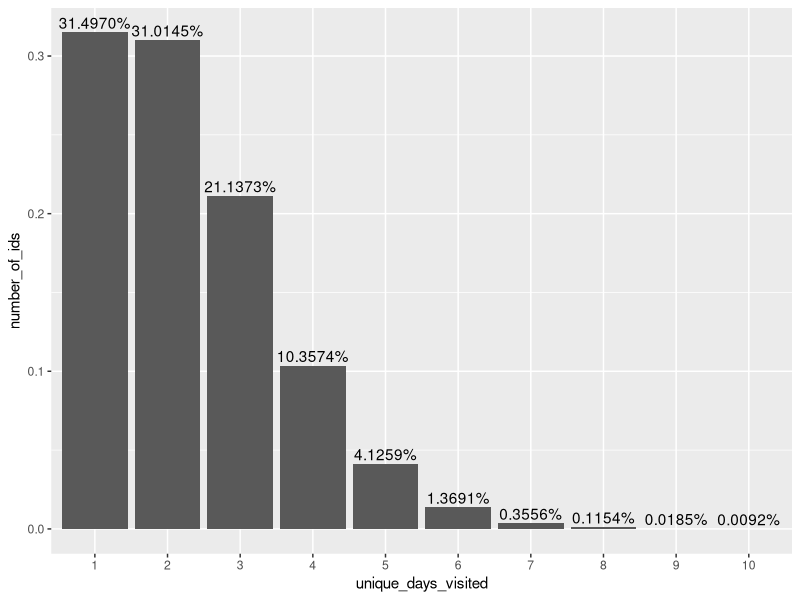
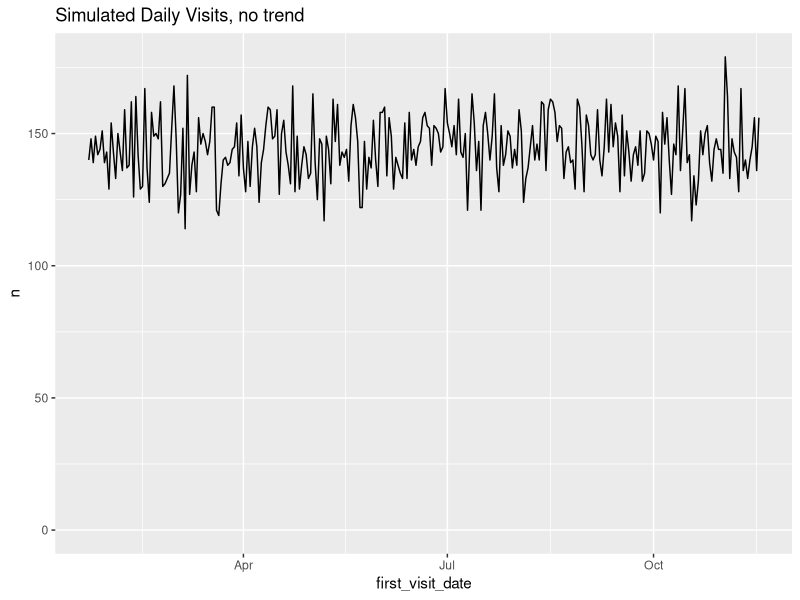
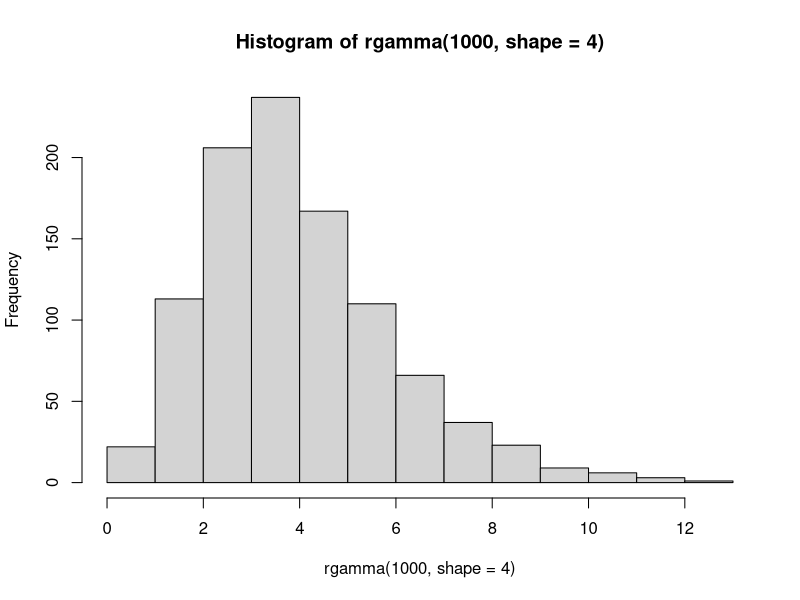
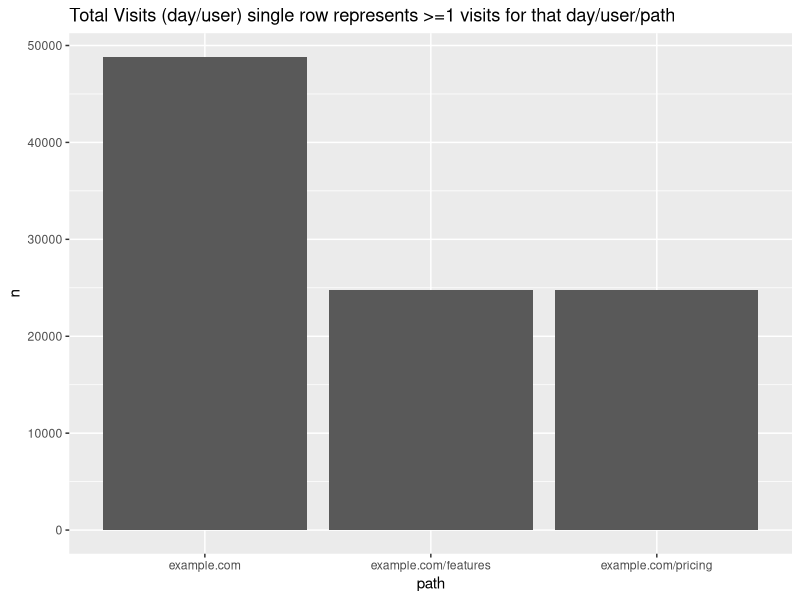
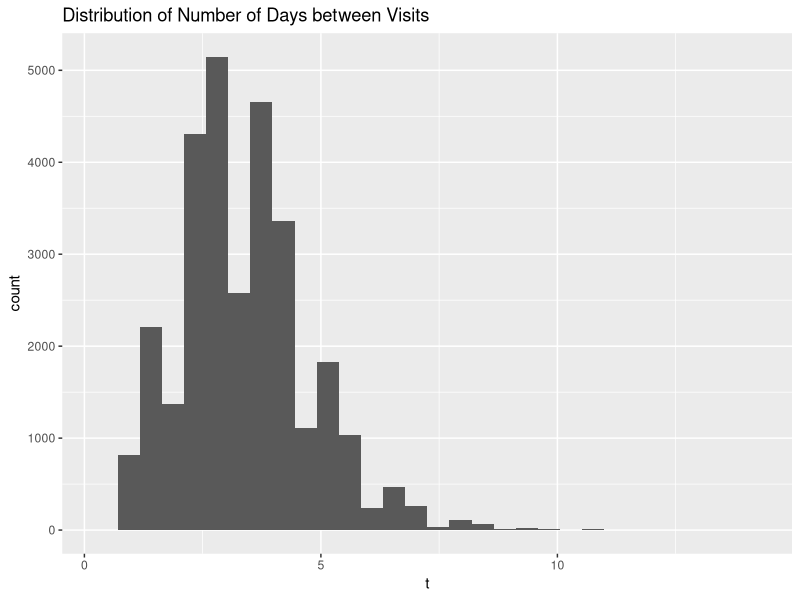
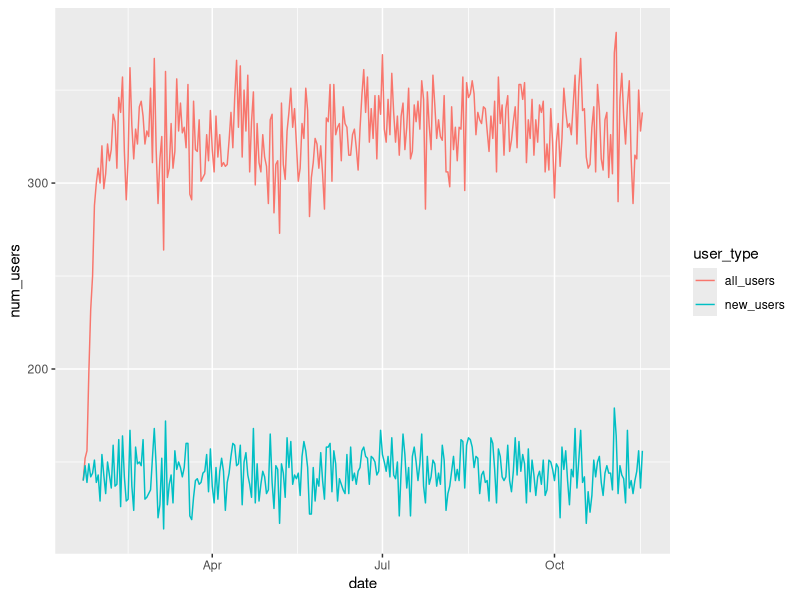
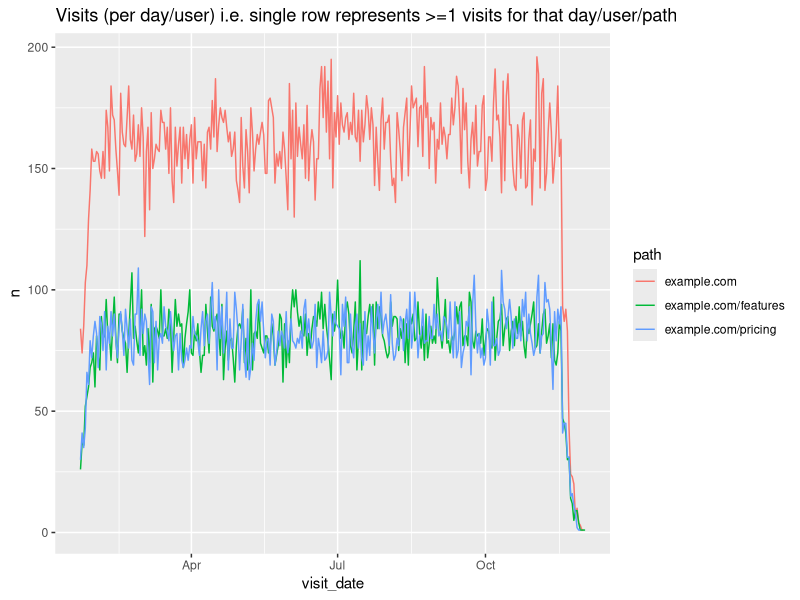
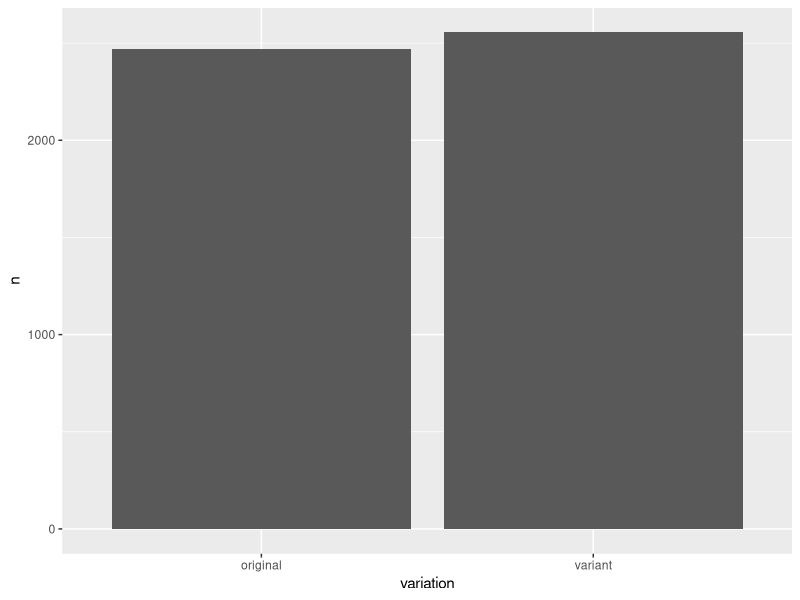

Recreate these plots in R, in order. (Note: this script raises an error after producing the figures.)
## ---- chunk 1
knitr::opts_chunk$set(echo = FALSE)
library(tidyverse)
library(scales)
library(lubridate)
## ---- chunk 2
# unique daily visits e.g. 1 record means that the person may have visited the site 1+ times for that day (the number of times does not matter)
# what is the distribution of returning visitors? i.e. how many unique days will most people visit the website?

# 20K visits users per month, over 10 months
total_visits_per_unique_data <- 100000
#return_visit
#user_traffic
#set.seed(42)
ids <- floor(runif(total_visits_per_unique_data, min=1, max=total_visits_per_unique_data * 0.50))
num_unique_ids <- length(unique(ids))

visits <- data.frame(user_id=ids) %>%
    arrange(user_id)

visits %>%
    count(user_id) %>%
    count(n) %>%
    mutate(n=factor(n),
           nn=nn / num_unique_ids) %>%
    rename(unique_days_visited=n,
           number_of_ids=nn) %>%
    ggplot(aes(x=unique_days_visited, y=number_of_ids)) +
        geom_col() +
        geom_text(aes(label=percent(number_of_ids)), vjust=-0.3)
## ---- chunk 3
# simulate dates over last e.g 10 months
# we need to duplicate ids/days to simulate people visiting multiple paths per day; we'll use this information for our priors
number_of_months <- 10

# unique visitors per month
num_unique_ids / number_of_months

#set.seed(42)
first_time_visit_index <- floor(runif(num_unique_ids, min=0, max=300))

# create dataframe with the user-id and the offset that we will use from the current date
# we'll use the current date so we can simulate the latest experiment is currently running 
first_time_users <- data.frame(user_id=unique(ids), visit_offset=first_time_visit_index) %>% 
    arrange(user_id)

first_time_users <- first_time_users %>%
    mutate(first_visit_date=today() - visit_offset) %>%
    select(-visit_offset)

first_time_users %>%
    count(first_visit_date) %>%
    ggplot(aes(x=first_visit_date, y=n)) +
        geom_line() +
        expand_limits(y=0) +
        labs(title='Simulated Daily Visits, no trend')

visits <- inner_join(visits, first_time_users, by = 'user_id')

stopifnot(nrow(visits) == length(ids))
stopifnot(all((visits %>%
    group_by(user_id) %>%
    summarise(num_unique_date=length(unique(first_visit_date))))$num_unique_date == 1))

# now simulate adding number of days between subsequent visits
hist(rgamma(1000, shape=4))


visits <- visits %>%
    group_by(user_id) %>%
    mutate(visit_index = row_number()) %>%
    ungroup()

generate_new_date <- function(visit_index, original_date, user_id) {

    if(visit_index == 1) {
        return (original_date)
    }
    
    #set.seed(user_id)
    offset <- floor(rgamma(1, shape=visit_index + 3))
    return (original_date + max(offset, 1))
}

#generate_new_date(visits$visit_index[1], visits$first_visit_date[1], visits$user_id[1])
generated_visits <- pmap(list(visits$visit_index,
                              visits$first_visit_date,
                              visits$user_id),
                         function(x, y, z) generate_new_date(x, y, z))

# pmap is losing the "date" and is returning a number, so we have to convert back; not sure this is the best way
generated_visits <- unlist(generated_visits)
visits$visit_date <- as.Date(generated_visits, origin = Sys.Date() - as.numeric(Sys.Date()))

visits <- visits %>%
    select(user_id, visit_date) %>%
    arrange(user_id, visit_date)

stopifnot(nrow(visits) == length(ids))

# some of the dates generated will be the same. BUT, that could represent multiple different pages in the same day
# so let's add path before we remove duplicates
## ---- chunk 4
# duplicate home-page (example.com) to simulate many more home page visits than other pages
paths <- c('example.com', 'example.com', 'example.com/pricing', 'example.com/features')
#set.seed(42)
path_index <- ceiling(runif(nrow(visits), min=0, max=4))
visits$path <- map_chr(path_index, ~ paths[.])

# some of the dates generated will be the same. BUT, that could represent multiple different pages in the same day
# so let's add path before we remove duplicates
visits <- distinct(visits)
nrow(visits)

visits %>%
    count(path) %>%
    ggplot(aes(x=path, y=n)) +
    geom_col() +
    labs(title='Total Visits (day/user) single row represents >=1 visits for that day/user/path')

visits %>%
    group_by(user_id) %>%
    summarise(t=sd(as.numeric(visit_date))) %>%
    ggplot(aes(x=t)) +
        geom_histogram() +
        labs(title='Distribution of Number of Days between Visits')

temp <- inner_join(
    visits %>% 
        group_by(user_id) %>%
        summarise(first_visit_date=min(visit_date)) %>%
        count(first_visit_date) %>%
        rename(date=first_visit_date,
               new_users=n),
    visits %>%
        group_by(visit_date) %>%
        summarise(all_users=n()) %>%
        rename(date=visit_date),
    by='date')

temp %>% 
    gather(user_type, num_users, -date) %>%
    ggplot(aes(x=date, y=num_users, color=user_type)) +
        geom_line()

# visits %>%
#     group_by(user_id) %>%
#     filter(length(visit_date) != length(unique(visit_date))) %>%  # which users have a different number of unique dates fromf total dates
#     ungroup()

visits %>%
    count(visit_date, path) %>%
    ggplot(aes(x=visit_date, y=n, color=path)) +
    geom_line() +
    labs(title='Visits (per day/user) i.e. single row represents >=1 visits for that day/user/path')

prior_data <- visits
## ---- chunk 5
# experiment names
experiment_names <- c("Experiment 1", "Experiment 2", "Experiment Sim Currently Running")
# names of the metrics/conversions to track
metrics_names <- c('Sign Up', 'Use Feature 1', 'Talk to Sales', 'Pay/Subscribe')
# allowed number of days between seeing the experiment and giving credit for a conversion
# e.g. signup should happen quick, but we may want to give people more time to subscribe/pay for the service,
# since people want to try out the features before they decide to pay (e.g. if the service offers a trial or freemium)
attribution_windows_days <- c(2, 3, 5, 7)
historical_conversion_rates <- c(0.3, 0.2, 0.1, 0.08)
# conversion_rates contain the conversion rates of each metric for the A & B groups


experiments_metrics <- data.frame(metric_id=metrics_names, attribution_windows=attribution_windows_days)
experiments_metrics <- expand.grid(experiment_id=experiment_names, metric_id=experiments_metrics$metric_id) %>%
    inner_join(experiments_metrics, by = 'metric_id') %>%
    arrange(experiment_id, attribution_windows)

experiments_metrics
## ---- chunk 6
# for each experiment, we want to simulate, from the current visits/traffic dataset, who saw the experiment, on which page, and which variation

get_random_variation <- function(variation_names, user_id) {
    #set.seed(user_id)
    return (variation_names[rbinom(1, 1, 0.5) + 1])
}
#get_random_variation(variation_names, user_id=1)

create_experiment_visits <- function(start_date, end_date, experiment_paths, experiment_id, variation_names) {
    experiment_visits <- visits %>%
        group_by(user_id) %>%
        mutate(visit_index=rank(visit_date, ties.method = "first")) %>%
        ungroup() %>%
        mutate(new_user = ifelse(visit_index == 1, TRUE, FALSE)) %>%
        filter(visit_date >= start_date & visit_date <= end_date & path %in% experiment_paths) %>%
        select(-visit_index)
    
    expected_num_users <- length(unique(experiment_visits$user_id))
    
    experiment_visits <- experiment_visits %>%
        group_by(user_id) %>%
        mutate(visit_index=rank(visit_date, ties.method = "first")) %>%
        ungroup() %>%
        filter(visit_index == 1) %>%
        select(-visit_index) %>%
        rename(first_joined_experiment=visit_date) %>%
        mutate(experiment_id=experiment_id)
    experiment_visits$variation <- map_chr(experiment_visits$user_id, ~ get_random_variation(variation_names, .))
    
    stopifnot(nrow(experiment_visits) == expected_num_users)
    # make sure no duplicated user_ids
    stopifnot(nrow(experiment_visits) == length(unique(experiment_visits$user_id)))
    
    print(experiment_visits %>%
        count(variation) %>%
        ggplot(aes(x=variation, y=n)) +
        geom_col())
    
    print(experiment_visits %>%
        count(first_joined_experiment) %>%
        ggplot(aes(x=first_joined_experiment, y=n)) +
        geom_line() +
        labs(title='Number of People Entering Experiment'))
    
    print(experiment_visits %>%
        count(first_joined_experiment, new_user) %>%
        ggplot(aes(x=first_joined_experiment, y=n, color=new_user)) +
        geom_line() +
        labs(title='Number of People Entering Experiment, shows affect of including new returning users in experiment'))
    
    print(experiment_visits %>%
        count(first_joined_experiment, variation) %>%
        ggplot(aes(x=first_joined_experiment, y=n, color=variation)) +
        geom_line())
    
    return (experiment_visits %>% select(-new_user))

}

#### Experiment 1

# let's start the experiment 2 months after our visits dataset, and run it for a month
start_date <- min(visits$visit_date) + 60
end_date <- start_date + 30 # 
# all paths
experiment_paths <- unique(paths)
# experiment 1
variation_names <- c("original", "variant")
experiment_id <- experiment_names[1]
experiment_visits_1 <- create_experiment_visits(start_date, end_date, experiment_paths, experiment_id, variation_names)
experiment_visits_1
## ---- chunk 7
#### Experiment 2
start_date <- min(visits$visit_date) + 75
end_date <- start_date + 30 # 
# all paths
experiment_paths <- paths[4] # just features page
# experiment 1
variation_names <- c("A", "B")
experiment_id <- experiment_names[2]
experiment_visits_2 <- create_experiment_visits(start_date, end_date, experiment_paths, experiment_id, variation_names)
experiment_visits_2
## ---- chunk 8
#### Experiment 2
start_date <- Sys.Date() - 5
end_date <- start_date + 30 # 
# all paths
experiment_paths <- paths[1] # just homepage
# experiment 1
variation_names <- c("A", "B")
experiment_id <- experiment_names[length(experiment_names)]
experiment_visits_currently_running <- create_experiment_visits(start_date, end_date, experiment_paths, experiment_id, variation_names)
experiment_visits_currently_running
## ---- chunk 9
experiments_all <- rbind(experiment_visits_1,
                         experiment_visits_2,
                         experiment_visits_currently_running) %>%
    select(user_id, experiment_id, variation, first_joined_experiment, path) %>%
    arrange(user_id, experiment_id)

# ensure dataset is unique by user-id/experiment-id
stopifnot(nrow(distinct(experiments_all %>% select(user_id, experiment_id))) == nrow(experiments_all))

experiments_all
## ---- chunk 10
# we want to adjust conversion rates for the people who were part of certain experiments
# such that the A/B groups have different conversion rates 
# some will have different CRs due to random noise, some will have differences in probability distributions
# i.e. true differences.


adjusted_conversion_rates <- inner_join(experiments_metrics,
                                        data.frame(metric_id=metrics_names, historical_conversion_rate=historical_conversion_rates),
                                        by = "metric_id") %>%
    select(-attribution_windows) %>%
    mutate(index=row_number())

# Experiment 1 has positive conversion rates, # we'll assum
adjusted_conversion_rates <- inner_join(adjusted_conversion_rates,
                                        expand.grid(index=adjusted_conversion_rates$index, variation=c('A', 'B')),
                                        by="index") %>%
    select(experiment_id, variation, metric_id, historical_conversion_rate)

adjusted_conversion_rates$adjusted_conversion_rate <- adjusted_conversion_rates$historical_conversion_rate

percent_change_adjustments <- c(
                    NA, # Experiment 1                        A   Sign Up
                    0.10, # Experiment 1                        B   Sign Up
                    NA, # Experiment 1                        A   Use Feature 1  
                    0.07, # Experiment 1                        B   Use Feature 1  
                    NA, # Experiment 1                        A   Talk to Sales  
                    NA, # Experiment 1                        B   Talk to Sales  
                    NA, # Experiment 1                        A   Pay/Subscribe  
                    0.05, # Experiment 1                        B   Pay/Subscribe  
                    NA, # Experiment 2                        A   Sign Up
                    -0.10, # Experiment 2                        B   Sign Up
                    NA, # Experiment 2                        A   Use Feature 1  
                    -0.07, # Experiment 2                        B   Use Feature 1  
                    NA, # Experiment 2                        A   Talk to Sales  
                    -0.05, # Experiment 2                        B   Talk to Sales  
                    NA, # Experiment 2                        A   Pay/Subscribe  
                    0.03, # Experiment 2                        B   Pay/Subscribe  
                    NA, # Experiment Sim Currently Running    A   Sign Up
                    0.10, # Experiment Sim Currently Running    B   Sign Up
                    NA, # Experiment Sim Currently Running    A   Use Feature 1  
                    0.07, # Experiment Sim Currently Running    B   Use Feature 1  
                    NA, # Experiment Sim Currently Running    A   Talk to Sales  
                    0.05, # Experiment Sim Currently Running    B   Talk to Sales  
                    NA, # Experiment Sim Currently Running    A   Pay/Subscribe  
                    0.05) # Experiment Sim Currently Running    B   Pay/Subscribe  
            

adjusted_conversion_rates <- adjusted_conversion_rates %>%
    mutate(adjusted_conversion_rate=ifelse(is.na(percent_change_adjustments),
                                           historical_conversion_rate,
                                           (percent_change_adjustments * historical_conversion_rate) + historical_conversion_rate))

# Experiment 1 has c("original", "variant") rather than A/B
temp_names <- c("original", "variant")
adjusted_conversion_rates <- adjusted_conversion_rates %>%
    mutate(variation = as.character(variation),
           variation = ifelse(experiment_id == experiment_names[1],
                              ifelse(variation == 'A', temp_names[1], temp_names[2]),
                              variation))
adjusted_conversion_rates
## ---- chunk 11
# now we want to determine the conversion rates for each person, based on experiment, metric_id, variation, so we can binom distribution based on the conversion rate
# if the person isn't part of an experiment, then we will use the historical conversion rate
names(historical_conversion_rates) <- metrics_names
# historical_conversion_rates[metrics_names[1]]

# create a dateframe that has a historical conversion rate for each user/metric combo
user_metric_crs <- expand.grid(user_id=unique(visits$user_id), metric_id=metrics_names) %>%
    arrange(user_id, metric_id) %>%
    mutate(historical_conversion_rate=historical_conversion_rates[metric_id])

# now add experiment/variation columns for users that were part of experiments
user_metric_crs <- full_join(user_metric_crs,
          experiments_all %>% select(user_id, experiment_id, variation), by='user_id')

# based on experiment/variation/metric, get the chosen conversion rate
user_metric_crs <- left_join(user_metric_crs %>% 
              mutate(metric_id = as.character(metric_id)),
          adjusted_conversion_rates %>%
              select(-historical_conversion_rate) %>%
              mutate(experiment_id = as.character(experiment_id),
                     metric_id = as.character(metric_id)),
          by=c('experiment_id', 'variation', 'metric_id')) %>%
    mutate(conversion_rate=ifelse(is.na(adjusted_conversion_rate), historical_conversion_rate, adjusted_conversion_rate)) %>%
    select(user_id, metric_id, conversion_rate)


# some people will have partipated in multiple experiments, so we'll take the average to get a dataset that is unique per user/metric
user_metric_crs <- user_metric_crs %>% 
    group_by(user_id, metric_id) %>%
    summarise(conversion_rate = mean(conversion_rate)) %>%
    ungroup()

stopifnot(length(unique(user_metric_crs$user_id)) == length(unique(visits$user_id)))

# now we will determine if each person convertes based on their conversion rate using the binomial distribution

#rbinom(1000, 1, 0.08)

simulate_conversion <- function(user_id, conversion_rate) {
    ##set.seed(user_id+10)
    return (rbinom(1, 1, conversion_rate))
}

# now we simulating them converting or not by using their assigned conversion rates as a probability in a binom distribution
user_metric_crs$converted <- as.logical(map2_dbl(user_metric_crs$user_id,
                    user_metric_crs$conversion_rate, 
                    ~ simulate_conversion(.x, .y)))

user_metric_crs %>%
    count(metric_id, converted) %>%
    mutate(n = n / length(unique(user_metric_crs$user_id))) %>%
    ggplot(aes(x=metric_id, y=n, group=converted, fill=converted)) +
    geom_col(position='dodge') +
    geom_text(aes(label=percent(n)))

conversion_data <- inner_join(user_metric_crs %>%
                                  filter(converted) %>%
                                  select(user_id, metric_id),
                              visits %>% 
                                  group_by(user_id) %>%
                                  summarise(first_visit=min(visit_date)),
                              by='user_id')


temp <- inner_join(
    inner_join(experiments_all, conversion_data, by='user_id') %>%
        mutate(converted=!is.na(first_joined_experiment)) %>%
        count(experiment_id, variation, metric_id),
    experiments_all %>% count(experiment_id, variation),
    by=c('experiment_id', 'variation'))
temp %>%
    mutate(cr=n.x/n.y) %>%
    arrange(experiment_id, metric_id, variation) %>%
    mutate(metric_id=factor(metric_id, levels=metrics_names)) %>%
    ggplot(aes(x=metric_id, y=cr, group=variation, fill=variation)) +
    geom_col(position='dodge') +
    facet_wrap(~ experiment_id) +
    geom_text(aes(label=round(cr, 3)),
              position = position_dodge(width = 1), 
              size=3) +
    theme(axis.text.x = element_text(angle = 30, hjust = 1))
## ---- chunk 12
generate_offset <- function(user_id, metric) {
 
    # NOTE setting the seed is messing up the distribution   
    ##  set.seed(user_id)
    rbinom(1, 30, attribution_windows_days[metric]/30)
}

names(attribution_windows_days) <- metrics_names
conversion_offsets <- map2_dbl(conversion_data$user_id, 
                               conversion_data$metric_id,
                               #~ rbinom(1, 30, attribution_windows_days[.y]/30))
                               ~ generate_offset(.x, .y))
conversion_data <- conversion_data %>%
    mutate(offset=conversion_offsets,
           conversion_date = first_visit + offset)

conversion_data %>%
    count(metric_id, offset) %>%
    mutate(offset=factor(offset)) %>%
    mutate(metric_id=fct_reorder(metric_id, n, .desc = TRUE)) %>%
    ggplot(aes(x=offset, y=n)) +
        geom_col() +
    facet_wrap( ~ metric_id, scales = 'free_y') +
    labs(title='Distribution of Days from First Visit to Event Conversion, for those that convert')

conversion_data %>%
    count(conversion_date, metric_id) %>%
    ggplot(aes(x=conversion_date, y=n)) +
        geom_line() +
    facet_wrap( ~ metric_id, scales = 'free_y') +
    labs(title='Daily Conversions')

conversion_data <- conversion_data %>%
    select(user_id, metric_id, conversion_date) %>%
    arrange(user_id, conversion_date)

conversion_data
## ---- chunk 13
write.csv(experiments_metrics, file='../shiny-app/simulated_data/attribution_windows.csv', row.names = FALSE)
write.csv(prior_data, file='../shiny-app/simulated_data/website_traffic.csv', row.names = FALSE)
write.csv(experiments_all, file='../shiny-app/simulated_data/experiment_traffic.csv', row.names = FALSE)
write.csv(conversion_data, file='../shiny-app/simulated_data/conversion_rate_data.csv', row.names = FALSE)
## ---- chunk 14
experiments_metrics <- experiments_metrics %>%
    mutate_if(is.factor, as.character) 

experiment_name <- 'Experiment 1'

#experiments_all %>% count(experiment_id, variation)
#temp <- experiments_all %>% filter(experiment_id == experiment_names[1], variation == 'original') 
#any(temp$user_id %in% conversion_data$user_id)

# dataset only contains users that converted
user_conversion_rates <-  experiments_all %>% 
    filter(experiment_id == experiment_name) %>%
    #select(user_id, variation, first_joined_experiment, path) %>%
    inner_join(conversion_data, by='user_id') %>%
    #left_join()
    arrange(user_id) %>%
    left_join(experiments_metrics, by=c('experiment_id', 'metric_id')) %>%
    mutate(days_from_experiment_to_conversion = as.numeric(difftime(conversion_date,  # negative days means the conversion happened before the experiment started
                                                                    first_joined_experiment,
                                                                    units = 'days')),
           converted_within_window = days_from_experiment_to_conversion >= 0 & days_from_experiment_to_conversion <= attribution_windows)

stopifnot(!any(is.na(user_conversion_rates)))


temp_conversions_ignore_window <- user_conversion_rates %>% count(variation, metric_id)


# we have to filter out anyone that who first joined the experiment in the last x days, where x is less than the attribution window for that metric
users_to_filter_out <- (user_conversion_rates %>%
    filter(first_joined_experiment >= Sys.Date() - attribution_windows))$user_id

user_conversion_rates <- user_conversion_rates %>%
    filter(! user_id %in% users_to_filter_out)


# this dataset contains all the conversions, but some will not have converted within the time window; we still want to keep them for now to analyze how many converted before/during/after the experiment/window
user_conversion_rates <- user_conversion_rates %>%
    select(-experiment_id, -first_joined_experiment, -attribution_windows)

experiment_summary <- user_conversion_rates %>%
    filter(converted_within_window) %>%
    count(variation, metric_id) %>%
    rename(converted=n)

total_users <- experiments_all %>%
    filter(experiment_id == experiment_name,
           ! user_id %in% users_to_filter_out) %>%
    group_by(variation) %>%
    summarise(num_users=n(),
              num_distinct_users=n_distinct(user_id),
              same=num_users == num_distinct_users)
stopifnot(all(total_users$same))

experiment_summary <- inner_join(total_users, experiment_summary, by='variation') %>%
    select(variation, metric_id, converted, num_users) %>%
    mutate(conversion_rate=converted / num_users)

experiment_summary <- experiment_summary %>%
    gather(variable, value, -(variation:metric_id)) %>%
    unite(temp, variation, variable) %>%
    spread(temp, value) %>%
    arrange(desc(original_conversion_rate))

experiment_summary$p_value <- pmap_dbl(list(experiment_summary$original_converted, experiment_summary$variant_converted, experiment_summary$original_num_users, experiment_summary$variant_num_users),
         function(a, b, x, y) round(prop.test(x=c(a, b), n=c(x, y))$p.value, 3))

experiment_summary <- experiment_summary %>%
    mutate(percent_change = (variant_conversion_rate - original_conversion_rate) / original_conversion_rate) %>%
    select(metric_id, percent_change, p_value, everything())

experiment_summary

experiment_summary %>%
    select(metric_id, original_conversion_rate, variant_conversion_rate) %>%
    gather(type, cr, -metric_id) %>%
    mutate(metric_id = factor(metric_id, levels=metrics_names)) %>%
    ggplot(aes(x=metric_id, y=cr, group=type, fill=type)) +
        geom_col(position='dodge') +
        geom_text(aes(label=round(cr, 3)),
                  position = position_dodge(width = 1), 
                  size=3) +
        theme(axis.text.x = element_text(angle = 30, hjust = 1)) +
        labs(title='Conversion rates (accounts for time windows)')


inner_join(temp_conversions_ignore_window,
    total_users, by='variation') %>%
    mutate(cr=n/num_users) %>%
    mutate(metric_id = factor(metric_id, levels=metrics_names)) %>%
    ggplot(aes(x=metric_id, y=cr, group=variation, fill=variation)) +
        geom_col(position='dodge') +
        geom_text(aes(label=round(cr, 3)),
                  position = position_dodge(width = 1), 
                  size=3) +
        theme(axis.text.x = element_text(angle = 30, hjust = 1)) +
        labs(title='Conversion rates (ignores the time windows)')


experiment_summary
## ---- chunk 15
prior_days <- 15


experiment_start_stop <- experiments_all %>%
    group_by(experiment_id) %>%
    summarise(start=min(first_joined_experiment),
              end=max(first_joined_experiment)) %>%
    arrange(desc(start))


max_attribution_window <- max((experiments_metrics %>%
    filter(experiment_id == experiment_name))$attribution_windows)


experiment_paths <- unique((experiments_all %>% filter(experiment_id == experiment_name))$path)
start_stop <- experiment_start_stop %>% filter(experiment_id == experiment_name)
experiment_start_date <- start_stop$start

prior_start_date <- experiment_start_date - prior_days - max_attribution_window
prior_end_date <- experiment_start_date - max_attribution_window




prior_history <- visits %>%
    filter(path %in% experiment_paths,
           visit_date >= prior_start_date & visit_date <= prior_end_date) %>%   # give extra days to allow for attribution window
    group_by(user_id) %>%
    summarise(first_prior_visit = min(visit_date))

prior_conversion_rates <- inner_join(conversion_data, prior_history, by='user_id')
prior_conversion_rates <- inner_join(prior_conversion_rates,
           experiments_metrics %>%
               filter(experiment_id == experiment_name) %>%
               select(-experiment_id),
           by='metric_id')


prior_conversion_rates <- prior_conversion_rates %>%
    mutate(days_from_prior_visit_to_conversion = as.numeric(difftime(conversion_date,  # negative days means the conversion happened before the experiment started
                                                                    first_prior_visit,
                                                                    units = 'days')),
           converted_within_window = days_from_prior_visit_to_conversion >= 0 & days_from_prior_visit_to_conversion <= attribution_windows) %>%
    filter(converted_within_window)

prior_summary <- prior_conversion_rates %>%
    count(metric_id) %>%
    mutate(total = length(prior_history$user_id),
           conversion_rate = n / total) %>%
    rename(successes=n,
           trials=total) %>%
    mutate(alpha=successes,
           beta=trials-successes)


prior_summary %>%
    mutate(metric_id = factor(metric_id, levels=metrics_names)) %>%
    ggplot(aes(x=metric_id, y=conversion_rate)) +
        geom_col() +
        geom_text(aes(label=round(conversion_rate, 3)), vjust=-0.5)
    

#prior_distributions
prior_alpha <- 464
prior_beta <- 2863 - 464

new_alpha_a <- prior_alpha + 445
new_beta_a <- prior_beta + (2555 - 445)

new_alpha_b <- prior_alpha + 506
new_beta_b <- prior_beta + (2507 - 506)

experiment_summary
summary
x <- seq(0, 1, 0.001)
temp <- data.frame(x,
                   prior=dbeta(x, prior_alpha, prior_beta),
                   a=dbeta(x, new_alpha_a, new_beta_a),
                   b=dbeta(x, new_alpha_b, new_beta_b)) %>%
    gather(type, value, -x)

prior_summary
a_cr_simulation <- rbeta(1e6, new_alpha_a, new_beta_a)
b_cr_simulation <- rbeta(1e6, new_alpha_b, new_beta_b)
percent_of_time_b_wins <- mean(b_cr_simulation > a_cr_simulation)


temp %>%
    ggplot(aes(x, value, group=type, color=type)) +
    geom_line() +
    geom_vline(xintercept = 895 / 5009) +
    coord_cartesian(x=c(0.15, 0.25))

percent_of_time_b_wins



# we want a daily count of successes & trails, for both variations, per metric, considering only the people who have 
# allowed enough time for the time windows (i.e. the entered the experiment more than x days prior from the relative point/day in time, where x is the attribution window for the metric)
#
daily_totals_per_variation <- experiments_all %>% 
    filter(experiment_id == experiment_name) %>%
    count(first_joined_experiment, variation) %>%
    arrange(first_joined_experiment, variation)


experiments_current <- experiments_all %>% filter(experiment_id == experiment_name)
attribution_windows_current <- experiments_metrics %>% filter(experiment_id == experiment_name)

experiment_start_date
experiment_end_date <- (start_stop %>% filter(experiment_id == experiment_name))$end

experiment_day <- seq(experiment_start_date, experiment_end_date, 1)

temp <- expand.grid(user_id=experiments_current$user_id,
            metric_id=(experiments_metrics %>% filter(experiment_id == experiment_name))$metric_id) %>%
    inner_join(experiments_current, by='user_id') %>%
    inner_join(experiments_metrics, by=c('experiment_id', 'metric_id')) %>%
    mutate(expired_time_window=first_joined_experiment + attribution_windows)
    
cumulative_conversions <- left_join(temp %>% select(user_id, variation, metric_id, expired_time_window),
          user_conversion_rates %>% select(user_id, variation, metric_id, converted_within_window) %>% filter(converted_within_window),
          by=c('user_id', 'variation', 'metric_id')) %>%
    mutate(converted_within_window=ifelse(is.na(converted_within_window), FALSE, converted_within_window)) %>%
    group_by(expired_time_window, variation, metric_id) %>%
    summarise(successes=sum(converted_within_window),
              trials=n()) %>% 
    ungroup() %>%
    arrange(expired_time_window, variation, metric_id) %>%
    group_by(variation, metric_id) %>%
    mutate(cumulative_successes=cumsum(successes),
           cumulative_trials=cumsum(trials)) %>%
    ungroup()

cumulative_conversions %>%
    filter(metric_id == 'Sign Up') %>%
    select(-successes, -trials) %>%
    gather(type, value, -expired_time_window, -variation, -metric_id) %>%
    ggplot(aes(x=expired_time_window, y=value, group=type, color=type)) +
    geom_line() +
    facet_wrap(~variation) +
    theme(axis.text.x = element_text(angle = 30, hjust = 1)) +
    labs(title='Success/Trials over time - Signups')


cumulative_conversions %>%
    filter(metric_id == 'Talk to Sales') %>%
    select(-successes, -trials) %>%
    gather(type, value, -expired_time_window, -variation, -metric_id) %>%
    ggplot(aes(x=expired_time_window, y=value, group=type, color=type)) +
    geom_line() +
    facet_wrap(~variation) +
    theme(axis.text.x = element_text(angle = 30, hjust = 1)) +
    labs(title='Success/Trials over time - Talk to Sales')


variation_names <- sort(unique(cumulative_conversions$variation))
variation_a <- variation_names[1]
variation_b <- variation_names[2]

temp <- inner_join(cumulative_conversions %>% select(-successes, -trials),
           prior_summary %>% select(metric_id, alpha, beta) %>% rename(prior_alpha=alpha, prior_beta=beta),
           by='metric_id') %>%
    mutate(new_alpha = prior_alpha + cumulative_successes,
           new_beta = prior_beta + (cumulative_trials - cumulative_successes))


simulate_b_wins <- function(alpha_a, beta_a, alpha_b, beta_b, number_of_draws=1e6) {
    
    a_cr_simulation <- rbeta(number_of_draws, alpha_a, beta_a)
    b_cr_simulation <- rbeta(number_of_draws, alpha_b, beta_b)
    
    return ( mean(b_cr_simulation > a_cr_simulation) )
}
    
prob_over_time <- temp %>%
    group_by(expired_time_window, metric_id) %>%
    summarise(prob_b_better_a=simulate_b_wins(alpha_a=new_alpha[variation == variation_a],
                                              beta_a=new_beta[variation == variation_a],
                                              alpha_b=new_alpha[variation == variation_b],
                                              beta_b=new_beta[variation == variation_b],
                                              number_of_draws=1e4)) %>%
    arrange(expired_time_window, metric_id)
prob_over_time %>%
    ggplot(aes(x=expired_time_window, y=prob_b_better_a, group=metric_id, color=metric_id)) +
    geom_line(alpha=0.5) +
#    geom_smooth(method='loess', se=FALSE) +
    expand_limits(y=0)


credible_interval_approx <- function(alpha_a, beta_a, alpha_b, beta_b) {
# https://github.com/dgrtwo/empirical-bayes-book/blob/master/bayesian-ab.Rmd
    u1 <- alpha_a / (alpha_a + beta_a)
    u2 <- alpha_b / (alpha_b + beta_b)
    var1 <- alpha_a * beta_a / ((alpha_a + beta_a) ^ 2 * (alpha_a + beta_a + 1))
    var2 <- alpha_b * beta_b / ((alpha_b + beta_b) ^ 2 * (alpha_b + beta_b + 1))
    
    mu_diff <- u2 - u1
    sd_diff <- sqrt(var1 + var2)
    
    # in D.R. code, the first player had a higher probability but a negative estimate (i.e. negative difference in conversion rate, mu_diff)
    # This doesn't make sense, so we'll 1) use the first player as the A group and the second as the B group), so B-A 
    # which gives the expected intervals (but flips the posterior probability), and 2) use 1-pnorm(...) to get the correct posterior probability
    c(posterior = 1 - pnorm(0, mu_diff, sd_diff),
            cr_diff_estimate = mu_diff,
            conf.low = qnorm(.025, mu_diff, sd_diff),
            conf.high = qnorm(.975, mu_diff, sd_diff))
}

temp_credible_interval <- temp %>%
    group_by(expired_time_window, metric_id) %>%
    summarise(asdf=list(credible_interval_approx(alpha_a=new_alpha[variation == variation_a],
                                       beta_a=new_beta[variation == variation_a],
                                       alpha_b=new_alpha[variation == variation_b],
                                       beta_b=new_beta[variation == variation_b]))) %>%
    ungroup()

credible_intervals <- cbind(temp_credible_interval, as.data.frame(do.call("rbind", temp_credible_interval$asdf))) %>%
    select(expired_time_window, metric_id, posterior, cr_diff_estimate, conf.low, conf.high) %>%
    arrange(expired_time_window, metric_id)


credible_interval_approx(alpha_a=3872,
                         beta_a=8880,
                        alpha_b=2228,
                         beta_b=5071
                         )
qnorm(0.5, mu_diff, sd_diff)


credible_intervals %>%
    ggplot(aes(x=expired_time_window, y=cr_diff_estimate)) +
        geom_line() +
        geom_hline(yintercept = 0, color='red') +
        geom_ribbon(aes(ymin=conf.low, ymax=conf.high), alpha=0.2) +
        facet_wrap(~metric_id)

credible_intervals %>%
    ggplot(aes(x=expired_time_window, y=cr_diff_estimate)) +
        geom_line() +
        #     geom_ribbon(aes(ymin=conf.low, ymax=conf.high), alpha=0.2) +
        geom_ribbon(aes(ymin = conf.low, ymax = conf.high), fill = 'green', alpha=0.1) +
        geom_ribbon(aes(ymin = ifelse(conf.low <= 0, conf.low, NA), ymax = ifelse(conf.low <= 0, conf.high, NA)), fill = 'red', alpha=0.35) +
        geom_ribbon(aes(ymin = ifelse(conf.low > 0, conf.low, NA), ymax = ifelse(conf.low > 0, conf.high, NA)), fill = 'green', alpha=0.2) +
        geom_hline(yintercept = 0, color='red', alpha=0.5) +
        facet_wrap(~metric_id)
## ---- chunk 16
p_values <- function(successes_a, trials_a, successes_b, trials_b) {
    
    test_results <- prop.test(x=c(successes_b, successes_a), n=c(trials_b, trials_a))
    return (c(p_value = test_results$p.value,
              cr_diff_estimate = as.numeric(test_results$estimate[1] - test_results$estimate[2]),
              conf.low = test_results$conf.int[1],
              conf.high = test_results$conf.int[2]))
}

# 
# 
# test_results <- prop.test(x=c(3872, 2228), n=c((3872+8880), (2228+5071)))
# test_results$p.value
# test_results$conf.int[1]
# test_results$conf.int[2]
# 
# p_values(3872, 3872+8880, 2228, 2228+5071)

temp_p_value <- temp %>%
    group_by(expired_time_window, metric_id) %>%
    summarise(asdf=list(p_values(successes_a=cumulative_successes[variation == variation_a],
                                 trials_a=cumulative_trials[variation == variation_a],
                                 successes_b=cumulative_successes[variation == variation_b],
                                 trials_b=cumulative_trials[variation == variation_b]))) %>%
    ungroup()

p_value_intervals <- cbind(temp_p_value, as.data.frame(do.call("rbind", temp_p_value$asdf))) %>%
    select(expired_time_window, metric_id, p_value, cr_diff_estimate, conf.low, conf.high) %>%
    arrange(expired_time_window, metric_id)

p_value_intervals %>%
    group_by(metric_id) %>%
    mutate(visit_index=rank(-as.numeric(expired_time_window), ties.method = "first")) %>%
    ungroup() %>%
    ggplot(aes(x=expired_time_window, y=p_value)) +
        geom_hline(yintercept = 0.05, color='red', alpha=0.5) +
        geom_line(aes(group=metric_id, color = ifelse(p_value <= 0.05, 'green', 'red'))) +
    #geom_line(aes(col=ifelse(p_value <= 0.05, 'green', 'red'))) +
        #geom_line() +
        scale_colour_manual(values=c(green="green",red="red")) +
        geom_text(aes(label=ifelse(visit_index == 1, round(p_value, 3), '')), vjust=-1) +
        facet_wrap(~metric_id) +
        labs(title='P-value over time i.e. cumuatlive successes/trails') +
        theme(legend.position = 'none')
        

p_value_intervals %>%
    group_by(metric_id) %>%
    mutate(visit_index=rank(-as.numeric(expired_time_window), ties.method = "first")) %>%
    ungroup() %>%
    mutate(group=conf.low > 0) %>%
    ggplot(aes(x=expired_time_window, y=cr_diff_estimate)) +
        geom_hline(yintercept = 0, color='red', alpha=0.5) +
        geom_line() +
        geom_ribbon(aes(ymax = 0, ymin = ifelse(conf.low >= 0, 0, conf.low)), fill = 'red', alpha=0.3) +
        geom_ribbon(aes(ymin = ifelse(conf.low >= 0, conf.low, 0), ymax = ifelse(conf.high <= 0, 0, conf.high)), fill = 'green', alpha=0.3) +
        geom_text(aes(label=ifelse(visit_index == 1, percent(cr_diff_estimate), '')), vjust=-1) +
        facet_wrap(~metric_id) +
        labs(title='Freq. prop.test conf interval') #+
        #scale_fill_manual(values=c(green="green",red="red")) +
        #theme(legend.position = 'none')


p_value_intervals %>%
    group_by(metric_id) %>%
    mutate(visit_index=rank(-as.numeric(expired_time_window), ties.method = "first")) %>%
    ungroup() %>%
    mutate(group=conf.low > 0) %>%
    ggplot(aes(x=expired_time_window, y=cr_diff_estimate)) +
        geom_line() +
        # ribbon if conf.low is above 0
        geom_ribbon(aes(ymin = conf.low, ymax = conf.high), fill = 'green', alpha=0.15) +
        geom_ribbon(aes(ymin = ifelse(conf.low <= 0, conf.low, NA), ymax = ifelse(conf.low <= 0, conf.high, NA)), fill = 'red', alpha=0.45) +
        geom_ribbon(aes(ymin = ifelse(conf.low > 0, conf.low, NA), ymax = ifelse(conf.low > 0, conf.high, NA)), fill = 'green', alpha=0.2) +
        geom_hline(yintercept = 0, color='red', alpha=0.5) +
        # geom_ribbon(aes(ymax = 0, ymin = ifelse(conf.low >= 0, 0, conf.low)), fill = 'red', alpha=0.3) +
        # geom_ribbon(aes(ymin = ifelse(conf.low >= 0, conf.low, 0), ymax = ifelse(conf.high <= 0, 0, conf.high)), fill = 'green', alpha=0.3) +
        geom_text(aes(label=ifelse(visit_index == 1, percent(cr_diff_estimate), '')), vjust=-1) +
        facet_wrap(~metric_id) +
        labs(title='Freq. prop.test conf interval') #+
        #scale_fill_manual(values=c(green="green",red="red")) +
        #theme(legend.position = 'none')
 

p_value_intervals %>%
    filter(metric_id == 'Sign Up')

?geom_ribbon
experiment_summary
?geom_errorbarh
## ---- chunk 17
temp %>%
    select(expired_time_window, variation, metric_id, cumulative_successes, cumulative_trials) %>%
    mutate(cr=cumulative_successes / cumulative_trials) %>%
    ggplot(aes(x=expired_time_window, y=cr, group=variation, color=variation)) +
        geom_line() +
        facet_wrap( ~ metric_id) + 
        expand_limits(y=0) +
        labs(title='Conversion Rates over time')


cia_list <- pmap(with(experiment_summary, list(original_converted, original_num_users, variant_converted, variant_num_users)),
                 function(a_success, a_trial, b_success, b_trial){
                     credible_interval_approx(alpha_a = a_success,
                                              beta_a = a_trial - a_success,
                                              alpha_b = b_success,
                                              beta_b = b_trial - b_success)
                 })

freq_list <- pmap(with(experiment_summary, list(original_converted, original_num_users, variant_converted, variant_num_users)),
                 function(a_success, a_trial, b_success, b_trial){
                     p_values(successes_a = a_success,
                              trials_a = a_trial,
                              successes_b = b_success,
                              trials_b = b_trial)
                 })



experiment_summary
temp_experiment_summary <- experiment_summary %>% 
    mutate(prob_b_is_better=map_dbl(cia_list, ~.['posterior']),
           bayesian_cr_diff_estimate=map_dbl(cia_list, ~.['cr_diff_estimate']),
           bayesian_conf.low=map_dbl(cia_list, ~.['conf.low']),
           bayesian_conf.high=map_dbl(cia_list, ~.['conf.high']),
           freq_p_value=map_dbl(freq_list, ~.['p_value']),
           freq_cr_diff_estimate=map_dbl(freq_list, ~.['cr_diff_estimate']),
           freq_conf.low=map_dbl(freq_list, ~.['conf.low']),
           freq_conf.high=map_dbl(freq_list, ~.['conf.high']))

#View(temp_experiment_summary)
experiment_summary <- temp_experiment_summary

## ---- chunk 18
experiment_summary
